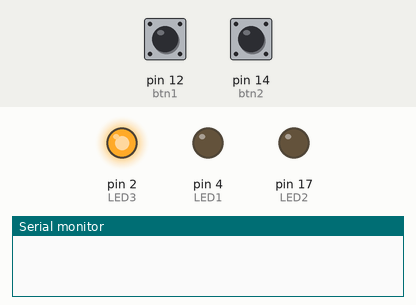
The program below on a simulated Arduino Uno, built with avr-gcc and run on an emulated ATmega328P. On the bench: output pins drawn as LEDs (lit = HIGH), the last lines printed to the serial monitor. Dashed ring = blinking. The inputs (shaded band) are chosen by the test bench; at power-on: pin 12 (btn1) LOW, pin 14 (btn2) LOW.

Above: at 1.2 s.
1.3 s: pin 12 (btn1) pulled HIGH for 0.15 s
At 1.42 s:
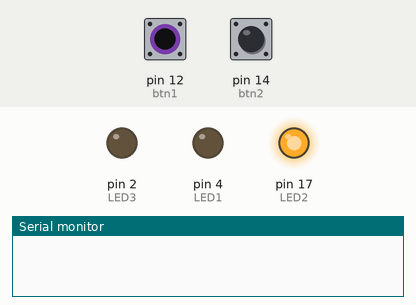
3.3 s: pin 14 (btn2) pulled HIGH for 1 s
At 3.42 s:
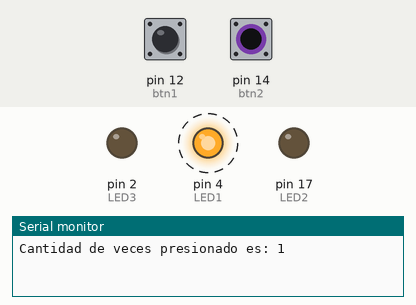
5.8 s: pin 14 (btn2) pulled HIGH for 3.2 s
At 10.2 s:
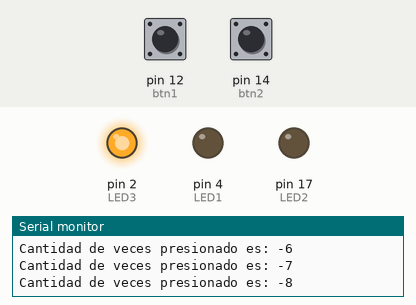
10.5 s: pin 12 (btn1) pulled HIGH for 3.2 s
At 10.87 s:
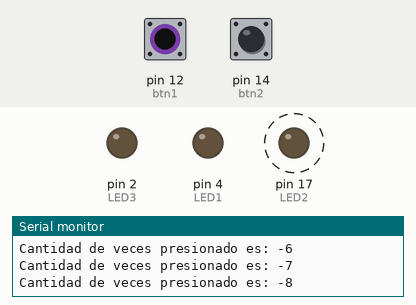
Timing chart, 0 to 15.5 s (numbered marks = the images above; inputs shaded):
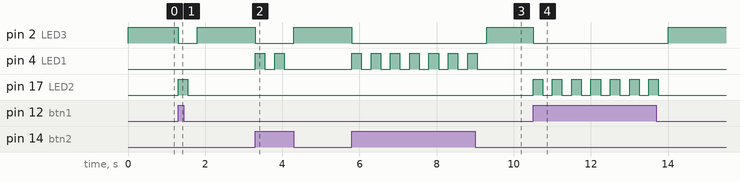

The program:

main.cpp
```cpp
#include <Arduino.h>

#define LED1 4
#define LED2 17
#define btn1 12
#define btn2 14
#define LED3 2

int contador = 0;
void setup()
{
  Serial.begin(115200);
  pinMode(LED1, OUTPUT);
  pinMode(LED2, OUTPUT);
  pinMode(LED3, OUTPUT);
  pinMode(btn1, INPUT);
  pinMode(btn2, INPUT);
}

void loop()
{
  // contador de pulsacion
  if (digitalRead(btn1) == HIGH)
  {
    contador++;
    digitalWrite(LED3, LOW);
    digitalWrite(LED2, HIGH);
    delay(250);
    digitalWrite(LED2, LOW);
    delay(250);
    Serial.print("Cantidad de veces presionado es: ");
    Serial.println(contador);
  }
  // restador de pulsacion
  if (digitalRead(btn2) == HIGH)
  {
    contador--;
    digitalWrite(LED3, LOW);
    digitalWrite(LED1, HIGH);
    delay(250);
    digitalWrite(LED1, LOW);
    delay(250);
    Serial.print("Cantidad de veces presionado es: ");
    Serial.println(contador);
  }
  // luz testigo de encendido y espera
  else
  {
    digitalWrite(LED3, HIGH);
  }
}
```

Measured:
- after the input at 1.3 s, pin 2 (LED3): HIGH → LOW at once, → HIGH 0.50 s later; pin 17 (LED2): LOW → HIGH at once, → LOW 0.25 s later
- after the input at 3.3 s, pin 2 (LED3): HIGH → LOW at once, → HIGH 1.0 s later; pin 4 (LED1): alternates HIGH for 0.25 s and LOW for 0.25 s, 4 changes in all, then stays LOW, starting at once
- after the input at 5.8 s, pin 2 (LED3): HIGH → LOW at once, → HIGH 3.5 s later; pin 4 (LED1): alternates HIGH for 0.25 s and LOW for 0.25 s, 14 changes in all, then stays LOW, starting at once
- after the input at 10.5 s, pin 2 (LED3): HIGH → LOW at once, → HIGH 3.5 s later; pin 17 (LED2): alternates HIGH for 0.25 s and LOW for 0.25 s, 14 changes in all, then stays LOW, starting at once
